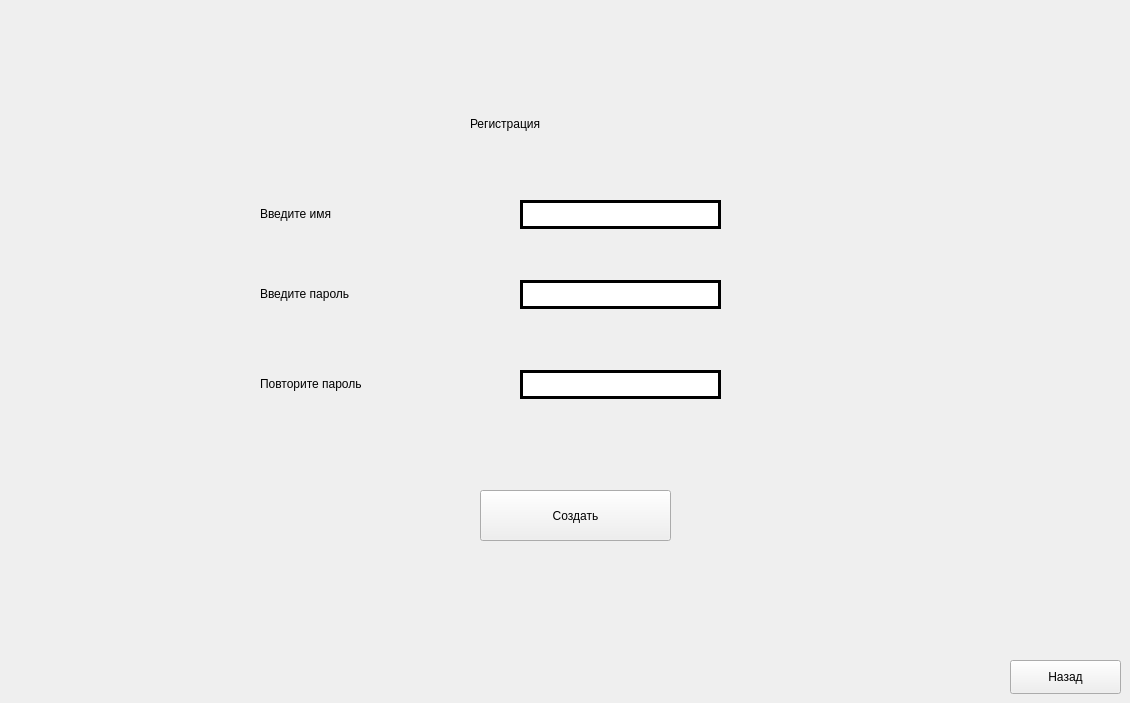
    <widget class="QWidget" name="page_4">
     <widget class="QLabel" name="label_6">
      <property name="geometry">
       <rect>
        <x>260</x>
        <y>273</y>
        <width>261</width>
        <height>41</height>
       </rect>
      </property>
      <property name="styleSheet">
       <string notr="true">background-color: none;

font:15pt &quot;Simple Bold Jut Out&quot;;</string>
      </property>
      <property name="text">
       <string>Введите пароль</string>
      </property>
     </widget>
     <widget class="QLabel" name="label_5">
      <property name="geometry">
       <rect>
        <x>260</x>
        <y>193</y>
        <width>261</width>
        <height>41</height>
       </rect>
      </property>
      <property name="styleSheet">
       <string notr="true">background-color: none;

font:15pt &quot;Simple Bold Jut Out&quot;;</string>
      </property>
      <property name="text">
       <string>Введите имя</string>
      </property>
     </widget>
     <widget class="QLabel" name="label_7">
      <property name="geometry">
       <rect>
        <x>260</x>
        <y>363</y>
        <width>261</width>
        <height>41</height>
       </rect>
      </property>
      <property name="styleSheet">
       <string notr="true">background-color: none;

font:15pt &quot;Simple Bold Jut Out&quot;;</string>
      </property>
      <property name="text">
       <string>Повторите пароль</string>
      </property>
     </widget>
     <widget class="QLabel" name="label_4">
      <property name="geometry">
       <rect>
        <x>470</x>
        <y>103</y>
        <width>291</width>
        <height>41</height>
       </rect>
      </property>
      <property name="styleSheet">
       <string notr="true">background-color: none;

font:22pt &quot;Simple Bold Jut Out&quot;;</string>
      </property>
      <property name="text">
       <string>Регистрация</string>
      </property>
     </widget>
     <widget class="QLineEdit" name="lineEdit_password_onRegistration">
      <property name="geometry">
       <rect>
        <x>520</x>
        <y>280</y>
        <width>201</width>
        <height>29</height>
       </rect>
      </property>
      <property name="styleSheet">
       <string notr="true">QLineEdit
{
	border: 3px solid rgb(0, 0, 0);
	border-radius: 15px;
	font: 600 10pt &quot;Segoe UI Semibold&quot;;
	background-color:none;
}</string>
      </property>
     </widget>
     <widget class="QPushButton" name="pushButton_CreateAcc_onRegistration">
      <property name="geometry">
       <rect>
        <x>480</x>
        <y>490</y>
        <width>191</width>
        <height>51</height>
       </rect>
      </property>
      <property name="text">
       <string>Создать</string>
      </property>
     </widget>
     <widget class="QLineEdit" name="lineEdit_name_onRegistration">
      <property name="geometry">
       <rect>
        <x>520</x>
        <y>200</y>
        <width>201</width>
        <height>29</height>
       </rect>
      </property>
      <property name="styleSheet">
       <string notr="true">QLineEdit
{
	border: 3px solid rgb(0, 0, 0);
	border-radius: 15px;
	font: 600 10pt &quot;Segoe UI Semibold&quot;;
	background-color:none;
}</string>
      </property>
     </widget>
     <widget class="QLineEdit" name="lineEdit_confirmPassword_onRegistration">
      <property name="geometry">
       <rect>
        <x>520</x>
        <y>370</y>
        <width>201</width>
        <height>29</height>
       </rect>
      </property>
      <property name="styleSheet">
       <string notr="true">QLineEdit
{
	border: 3px solid rgb(0, 0, 0);
	border-radius: 15px;
	font: 600 10pt &quot;Segoe UI Semibold&quot;;
	background-color:none;
}</string>
      </property>
     </widget>
     <widget class="QLabel" name="label_error_onRegistration">
      <property name="geometry">
       <rect>
        <x>480</x>
        <y>600</y>
        <width>301</width>
        <height>24</height>
       </rect>
      </property>
      <property name="text">
       <string/>
      </property>
     </widget>
     <widget class="QPushButton" name="pushButton_prevPage_onRegistration">
      <property name="geometry">
       <rect>
        <x>1010</x>
        <y>660</y>
        <width>111</width>
        <height>34</height>
       </rect>
      </property>
      <property name="text">
       <string>Назад</string>
      </property>
     </widget>
    </widget>
